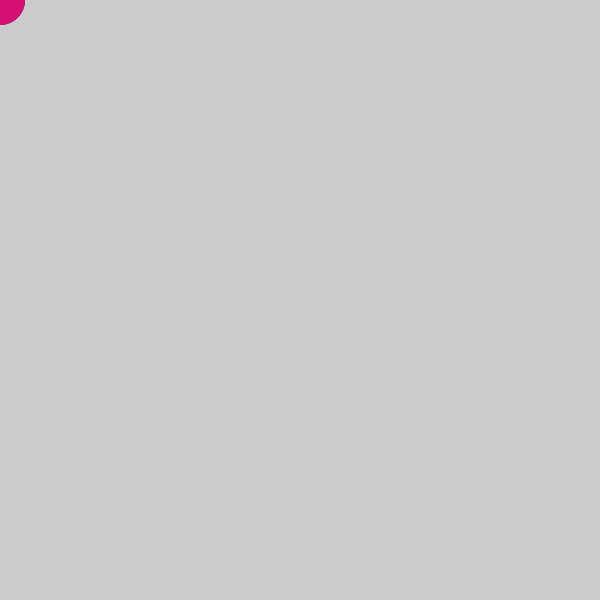
Frame 1 (no input)
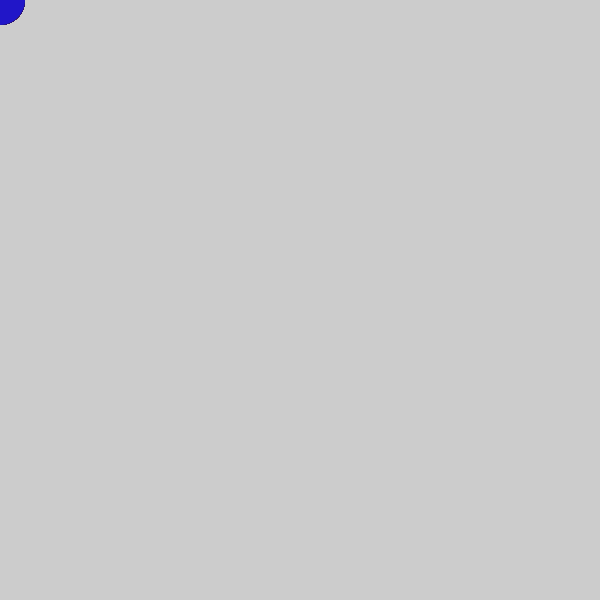
Frame 60 (the mouse pressed at the canvas centre just before this capture)
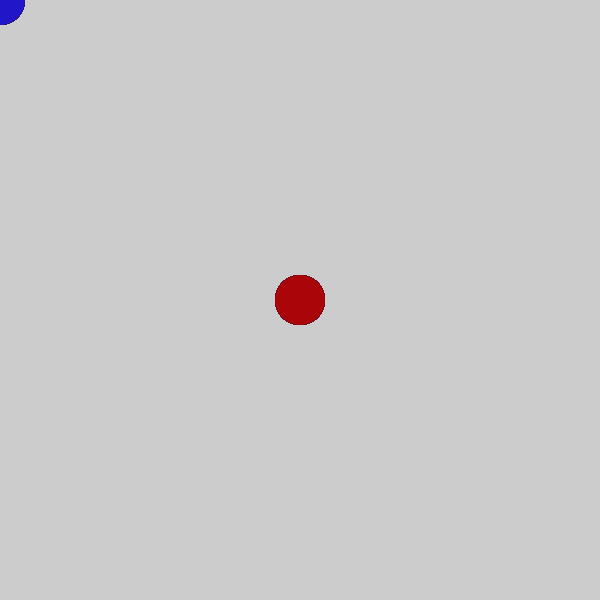
Frame 120 (the mouse held since frame 60 and released just before this capture)

The Processing sketch that drew these frames (run headless with seeded random() and noise(); from frame 60 on, the mouse is pressed at the canvas centre):

// Processing sketch: processing_158563
// ── processing_158563.pde

 float px = 0;
 
void setup () {
  size (600, 600);
}
void draw() {
  px +=10;
 
 
  if (px>TWO_PI) {
    px=0;
  }
 
  noStroke();
  fill(random(50), random(50), random(50));
  ellipse(mouseX, mouseY, 50, 50);
  fill(random(50));
  arc(mouseX, mouseY, 410, 410, 10, px);
 
  fill(random(250), random(50), random(250));
  ellipse(mouseY, mouseX, 50, 50);
  fill(random(255));
   
  arc(mouseY, mouseX, 150, 150, 10, px);
}
